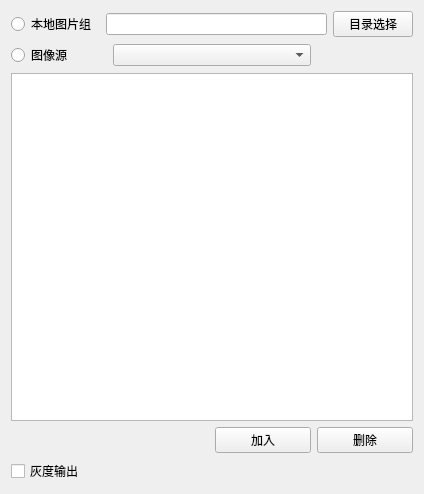
<?xml version="1.0" encoding="UTF-8"?>
<ui version="4.0">
 <class>LambertianPhotometricStereo</class>
 <widget class="QWidget" name="LambertianPhotometricStereo">
  <property name="geometry">
   <rect>
    <x>0</x>
    <y>0</y>
    <width>424</width>
    <height>494</height>
   </rect>
  </property>
  <property name="windowTitle">
   <string>Form</string>
  </property>
  <layout class="QVBoxLayout" name="verticalLayout">
   <item>
    <layout class="QHBoxLayout" name="horizontalLayout" stretch="4,10,1">
     <item>
      <widget class="QRadioButton" name="locPics">
       <property name="text">
        <string>本地图片组</string>
       </property>
      </widget>
     </item>
     <item>
      <widget class="QLineEdit" name="SelPicDir"/>
     </item>
     <item>
      <widget class="QPushButton" name="dirSelected">
       <property name="text">
        <string>目录选择</string>
       </property>
      </widget>
     </item>
    </layout>
   </item>
   <item>
    <layout class="QGridLayout" name="gridLayout_2">
     <item row="2" column="2">
      <widget class="QPushButton" name="slAdd">
       <property name="text">
        <string>加入</string>
       </property>
      </widget>
     </item>
     <item row="0" column="0">
      <widget class="QRadioButton" name="srcLiner">
       <property name="text">
        <string>图像源</string>
       </property>
      </widget>
     </item>
     <item row="2" column="3">
      <widget class="QPushButton" name="slDel">
       <property name="text">
        <string>删除</string>
       </property>
      </widget>
     </item>
     <item row="1" column="0" colspan="4">
      <widget class="QTableWidget" name="srcLinkTable"/>
     </item>
     <item row="0" column="1" colspan="2">
      <widget class="QComboBox" name="SelectLinker"/>
     </item>
    </layout>
   </item>
   <item>
    <widget class="QCheckBox" name="isGrayOut">
     <property name="text">
      <string>灰度输出</string>
     </property>
    </widget>
   </item>
  </layout>
 </widget>
 <resources/>
 <connections/>
</ui>
